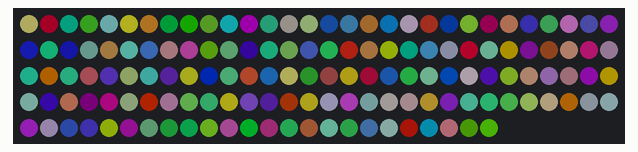
Recording of a sketch running on a simulated ATtiny85, built with avr-gcc and run on an emulated ATtiny85. Parts: 144 RGB LEDs in strip order, left to right, continuing on the next row. Dim RGB values are drawn brighter than linear; random numbers use the default seed unless the sketch sets one.

Above: at 0.14 s.
At 6.72 s:
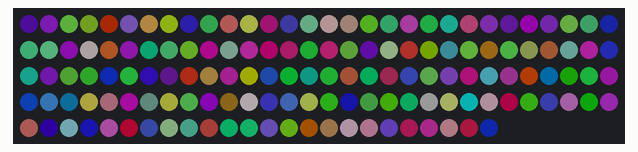
At 9.87 s:
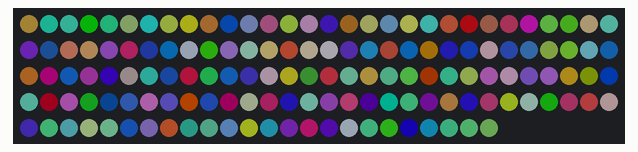
At 21.24 s:
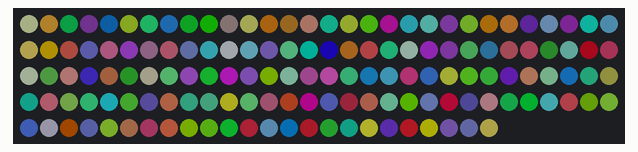
At 29.87 s:
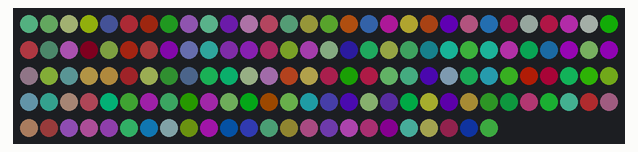
At 39.87 s:
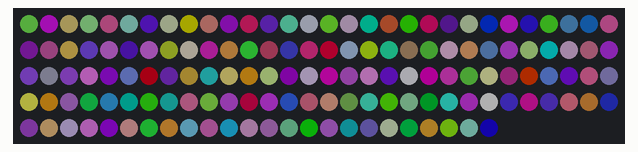

The sketch:

random_colors.ino
```cpp
// Simple strand test for Adafruit Dot Star RGB LED strip.
// This is a basic diagnostic tool, NOT a graphics demo...helps confirm
// correct wiring and tests each pixel's ability to display red, green
// and blue and to forward data down the line.  By limiting the number
// and color of LEDs, it's reasonably safe to power a couple meters off
// the Arduino's 5V pin.  DON'T try that with other code!

#include <Adafruit_DotStar.h>
// Because conditional #includes don't work w/Arduino sketches...
#include <SPI.h>         // COMMENT OUT THIS LINE FOR GEMMA OR TRINKET

#define NUMPIXELS 144 // Number of LEDs in strip

// Here's how to control the LEDs from any two pins:
#define DATAPIN    26
#define CLOCKPIN   27
Adafruit_DotStar strip(NUMPIXELS, DATAPIN, CLOCKPIN, DOTSTAR_BRG);
// The last parameter is optional -- this is the color data order of the
// DotStar strip, which has changed over time in different production runs.
// Your code just uses R,G,B colors, the library then reassigns as needed.
// Default is DOTSTAR_BRG, so change this if you have an earlier strip.

// Hardware SPI is a little faster, but must be wired to specific pins
// (Arduino Uno = pin 11 for data, 13 for clock, other boards are different).


//Adafruit_DotStar strip(NUMPIXELS, DOTSTAR_BRG);

void setup() {

#if defined(__AVR_ATtiny85__) && (F_CPU == 16000000L)
  clock_prescale_set(clock_div_1); // Enable 16 MHz on Trinket
#endif

  strip.begin(); // Initialize pins for output
  strip.show();  // Turn all LEDs off ASAP
  strip.setBrightness(60);
}

// Runs 10 LEDs at a time along strip, cycling through red, green and blue.
// This requires about 200 mA for all the 'on' pixels + 1 mA per 'off' pixel.

int      head  = 0, tail = -50; // Index of first 'on' and 'off' pixels
uint32_t color = 0xFF0000;      // 'On' color (starts red)

void loop() {

  for(int i = 0; i<NUMPIXELS; i++){
    strip.setPixelColor(i,random(0,0xFFFFFF));
  }

  strip.show();                     // Refresh strip
  delay(1);                        // Pause 20 milliseconds (~50 FPS)


}
```
